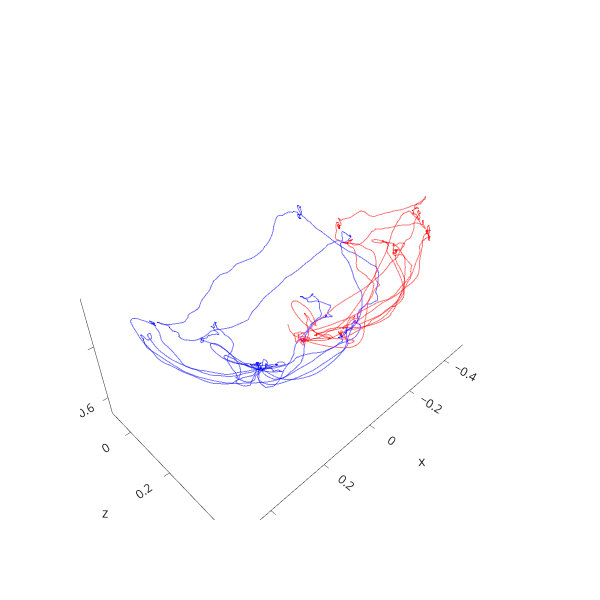

Notebook code cell kept with this figure:
### Markdown cell above
### Other

### Code cell
df_temp = pd.DataFrame(left_range, columns=['x', 'y', 'z'])
fig = px.line_3d(df_temp, x='x', y='z', z='y',
                 width=600, height=600,
                 template='simple_white',
                 color_discrete_sequence=['rgba(255,0,0,0.5)'])

df_temp = pd.DataFrame(right_range, columns=['x', 'y', 'z'])
fig.add_traces(list(
    px.line_3d(df_temp, x='x', y='z', z='y',
               color_discrete_sequence=['rgba(0,0,255,0.5)']).select_traces()
))

### Figure 1 — Plotly figure (JSON) as saved in the notebook; plotly's stock layout.template omitted (floating-point values rounded to 4 significant figures; data arrays with more than 128 entries replaced by an {"elided": "..."} marker saying what was removed)
{"data": [{"hovertemplate": "x=%{x}<br>z=%{y}<br>y=%{z}<extra></extra>", "legendgroup": "", "line": {"color": "rgba(255,0,0,0.5)", "dash": "solid"}, "marker": {"symbol": "circle"}, "mode": "lines", "name": "", "scene": "scene", "showlegend": false, "type": "scatter3d", "x": {"elided": "2140 float values"}, "y": {"elided": "2140 float values"}, "z": {"elided": "2140 float values"}}, {"hovertemplate": "x=%{x}<br>z=%{y}<br>y=%{z}<extra></extra>", "legendgroup": "", "line": {"color": "rgba(0,0,255,0.5)", "dash": "solid"}, "marker": {"symbol": "circle"}, "mode": "lines", "name": "", "scene": "scene", "showlegend": false, "type": "scatter3d", "x": {"elided": "2140 float values"}, "y": {"elided": "2140 float values"}, "z": {"elided": "2140 float values"}}], "layout": {"height": 600, "legend": {"tracegroupgap": 0}, "margin": {"t": 60}, "scene": {"aspectmode": "auto", "aspectratio": {"x": 1.379, "y": 0.7809, "z": 0.9286}, "camera": {"projection": {"type": "perspective"}}, "domain": {"x": [0, 1], "y": [0, 1]}, "xaxis": {"title": {"text": "x"}, "type": "linear"}, "yaxis": {"title": {"text": "z"}, "type": "linear"}, "zaxis": {"title": {"text": "y"}, "type": "linear"}}, "width": 600}}
